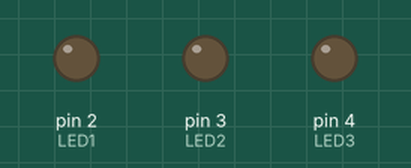
Recording of a sketch running on a simulated Arduino Uno, built with avr-gcc and run on an emulated ATmega328P. On the bench: output pins drawn as LEDs (lit = HIGH).

Above: at 0.2 s.
At 1.7 s:
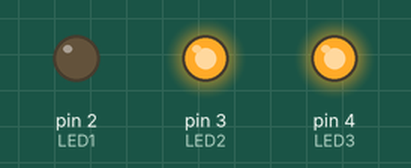
At 4.0 s:
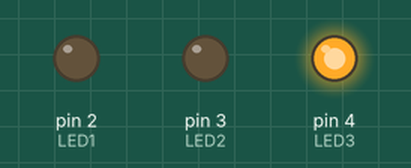
At 5.5 s:
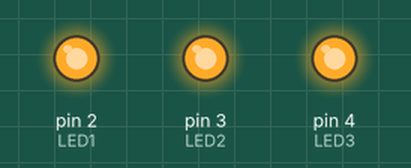
Timing chart, 0 to 6.9 s (numbered marks = the images above):
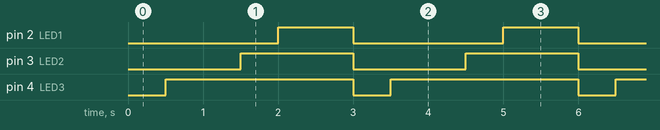

Measured:
- by itself, pin 2 (LED1): alternates HIGH for 1.0 s and LOW for 2.0 s
- by itself, pin 3 (LED2): alternates HIGH for 1.5 s and LOW for 1.5 s
- by itself, pin 4 (LED3): alternates HIGH for 2.5 s and LOW for 0.50 s

The sketch:

MultiTasking_LED3_nonDelay.ino
```cpp
#define LED1  2
#define LED2  3
#define LED3  4

int ledState = LOW;
int ledState2 = LOW;
int ledState3 = LOW;

long previousMillis = 0;
long previousMillis2 = 0;
long previousMillis3 = 0;

long onTime = 1000;
long onTime2 = 1500;
long onTime3 = 2500;

long offTime = 2000;
long offTime2 = 1500;
long offTime3 = 500;

void setup() {
  // put your setup code here, to run once:
  pinMode(LED1, OUTPUT);
  pinMode(LED2, OUTPUT);
  pinMode(LED3, OUTPUT);
}

void loop() {
  // put your main code here, to run repeatedly:
  unsigned long currentMillis = millis();

  if((ledState == HIGH) && (currentMillis - previousMillis >= onTime))
  {
    ledState = LOW;
    previousMillis = currentMillis;
    digitalWrite(LED1, ledState);
  }
  else if((ledState == LOW) && (currentMillis - previousMillis >= offTime))
  {
    ledState = HIGH;
    previousMillis = currentMillis;
    digitalWrite(LED1, ledState);
  }

   if((ledState2 == HIGH) && (currentMillis - previousMillis2 >= onTime2))
  {
    ledState2 = LOW;
    previousMillis2 = currentMillis;
    digitalWrite(LED2, ledState2);
  }
  else if((ledState2 == LOW) && (currentMillis - previousMillis2 >= offTime2))
  {
    ledState2 = HIGH;
    previousMillis2 = currentMillis;
    digitalWrite(LED2, ledState2);
  }

   if((ledState3 == HIGH) && (currentMillis - previousMillis3 >= onTime3))
  {
    ledState3 = LOW;
    previousMillis3 = currentMillis;
    digitalWrite(LED3, ledState3);
  }
  else if((ledState3 == LOW) && (currentMillis - previousMillis3 >= offTime3))
  {
    ledState3 = HIGH;
    previousMillis3 = currentMillis;
    digitalWrite(LED3, ledState3);
  }
}
```
